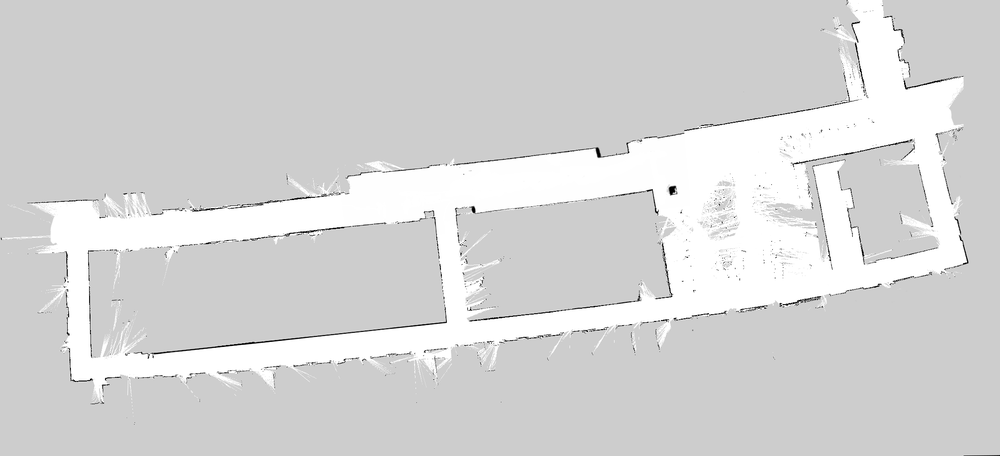
#> input picture utilities_ws/src/RAL/robot_postprocess/maps/INB-3floor/submap_0.pgm, 1000 x 456 px, shrunk from 2200 x 1003 before the run, found by its file name
$ python traj_reconstruction.py
#> lines starting #> are read from the running program, lines starting #| are printed output that depends on the picture
import numpy as np
import pandas as pd
import matplotlib.pyplot as plt
from PIL import Image

# 1. Load Map and Parameters
map_path = '/home/lcastri/git/PeopleFlow/HRISim_docker/HRISim/robot/maps/INB-3floor/submap_0.pgm'
resolution = 0.025
origin = [-14.731968, -13.009910, 0.0]
# SCENARIO = "poster-baseline"
# SCENARIO = "poster-causal"
SCENARIO = "buffet-baseline"
# SCENARIO = "buffet-causal"

try:
    img = Image.open(map_path)
#> img is the input picture: PIL image 1000x456 L; min 0, max 255, mean 213.9
    img_arr = np.array(img)

    # Calculate Extent [xmin, xmax, ymin, ymax]
    # Width * Res + OriginX
    height, width = img_arr.shape
#> height = 456; width = 1000
    xmin = origin[0]
    xmax = origin[0] + width * resolution
#> xmax = 10.27
    ymin = origin[1]
    ymax = origin[1] + height * resolution
#> ymax = -1.61
    extent = [xmin, xmax, ymin, ymax]
#> extent = [-14.73, 10.27, -13.01, -1.61]

    # ROS map_server usually requires flipping the image vertically for display
    # because images are indexed from top-left, but map coordinates are bottom-left.
    img_arr = np.flipud(img_arr)
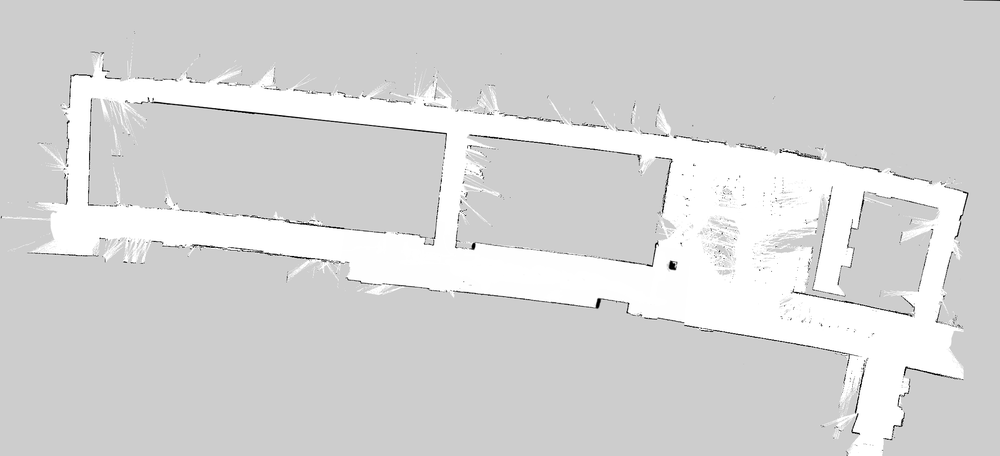
#> img_arr: shape (456, 1000); min 0, max 255, mean 213.9

except Exception as e:
    print(f"Error loading map: {e}")
    img_arr = None

# 1. Setup Waypoints
if SCENARIO == "poster-baseline":
    waypoints = {
        "N": (25.55, 3.82),
        "inb3241": (21.53, 2.91),
        "poster1": (19.38, 2.53),
        "poster2": (16.73, 2.17),
        "tmp": (21.32, 1.98),
        "D": (21.9, 0.5)
    }
    path_sequence = ["N", "inb3241", "poster1", "poster2", "poster1", "tmp", "D"]
elif SCENARIO == "poster-causal":
    waypoints = {
        "N": (25.55, 3.82),
        "O": (26.5, -0.75),
        "E": (26.8, -3.96),
        "D": (20.9, -4.88),
        "C": (10.5, -6),
        "CR": (10.1, -3.12),
        "R": (9.7, 0.234),
        "S": (9.55, 1.17),
        "poster5": (6.10, 0.74),
        "inb3238": (4.37, 0.41),
    }
    path_sequence = ["N", "O", "E", "D", "C", "CR", "R", "S", "poster5", "inb3238"]
elif SCENARIO == "buffet-baseline":
    waypoints = {
        "inb3241": (21.53, 2.91),
        "N": (25.55, 3.82),
        "tmp": (26.07, 1.72),
    }
    path_sequence = ["inb3241", "N", "tmp"]
elif SCENARIO == "buffet-causal":
    waypoints = {
        "inb3241": (21.53, 2.91),
        "N": (25.55, 3.82),
        "M": (27.68, 4.94),
        "LM": (30.62, 5.54),
        "L": (34.23, 6.2),
        "I": (36.16, 4.33),
        "H": (37.75, -2.06),
        "F": (31.84, -3.24),
        "G": (31.55, -1.18),
    }
    path_sequence = ["inb3241", "N", "M", "LM", "L", "I", "H", "F", "G"]


# 2. Parameters
v_max = 0.5   # m/s
accel = 0.25  # m/s^2
dt = 0.1      # 10hz

def get_dist(p1, p2):
    return np.sqrt((p1[0]-p2[0])**2 + (p1[1]-p2[1])**2)

def generate_stop_go_leg(start_pos, end_pos, start_time, leg_name):
    dist_total = get_dist(start_pos, end_pos)

    # Required distance to reach max speed and stop: (v^2/2a) * 2
    d_ramp_theoretical = (v_max**2) / (2 * accel)

    if dist_total < (2 * d_ramp_theoretical):
        # Triangle Profile
        v_peak = np.sqrt(dist_total * accel) # derived from d = 2 * (0.5 * v/a * v/2) ?? No, d = v^2/a
        # actually d = 2 * (0.5 * a * t^2) where t = v/a.  => d = v^2/a => v = sqrt(d*a)
        # But wait, v_peak is reached at midpoint. d_half = 0.5 * dist_total.
        # v_peak = sqrt(2 * a * d_half) = sqrt(a * dist_total). Correct.

        t_ramp = v_peak / accel
        t_flat = 0
        d_acc_actual = 0.5 * dist_total
        d_flat = 0
        t_total = 2 * t_ramp
    else:
        # Trapezoidal Profile
        v_peak = v_max
        t_ramp = v_max / accel
        d_acc_actual = d_ramp_theoretical
        d_flat = dist_total - 2 * d_acc_actual
        t_flat = d_flat / v_max
        t_total = (2 * t_ramp) + t_flat

    times = np.arange(0, t_total + dt, dt)
    data = []

    for t in times:
        if t <= t_ramp:
            # Accel
            v = accel * t
            s = 0.5 * accel * t**2
        elif t <= (t_ramp + t_flat):
            # Cruise
            v = v_peak
            s = d_acc_actual + v_peak * (t - t_ramp)
        elif t <= t_total:
            # Decel
            t_dec_start = t_ramp + t_flat
            t_local = t - t_dec_start
            v = v_peak - (accel * t_local)
            s_decel_start = d_acc_actual + d_flat
            s = s_decel_start + (v_peak * t_local - 0.5 * accel * t_local**2)
        else:
            v = 0
            s = dist_total

        if s > dist_total: s = dist_total
        if v < 0: v = 0

        ratio = s / dist_total if dist_total > 0 else 0
        x = start_pos[0] + ratio * (end_pos[0] - start_pos[0])
        y = start_pos[1] + ratio * (end_pos[1] - start_pos[1])

        data.append({
            "time": round(start_time + t, 2),
            "x": round(x, 4),
            "y": round(y, 4),
            "v": round(v, 4),
            "leg": leg_name
        })

    return data, start_time + t_total

# 3. Build Full Mission
full_data = []
curr_time = 0.0

for i in range(len(path_sequence) - 1):
    leg_res, end_t = generate_stop_go_leg(
        waypoints[path_sequence[i]],
        waypoints[path_sequence[i+1]],
        curr_time,
        f"{path_sequence[i]}->{path_sequence[i+1]}"
    )
    if full_data:
        full_data.extend(leg_res[1:]) # stitch
    else:
        full_data.extend(leg_res)
    curr_time = end_t

# Save
df = pd.DataFrame(full_data)
df.to_csv(f'tiago_path-{SCENARIO}.csv', index=False)
print(f"CSV Saved as tiago_path-{SCENARIO}.csv")

# 3. Plotting
plt.figure(figsize=(12, 12))

if img_arr is not None:
    plt.imshow(img_arr, cmap='gray', extent=extent, origin='lower', alpha=0.6)

# Plot Trajectory
plt.plot(df['x'], df['y'], 'b-', linewidth=2, label='Tiago Path')

# Plot Waypoints for context
for pid, coord in waypoints.items():
    plt.scatter(coord[0], coord[1], c='red', s=40, zorder=5)
    plt.annotate(pid, (coord[0], coord[1]), xytext=(5,5), textcoords='offset points', color='darkred', weight='bold')

plt.title("Tiago Trajectory Overlay on Map")
plt.xlabel("X (meters)")
plt.ylabel("Y (meters)")
plt.legend()
plt.grid(False) # Grid usually looks messy on top of a map
# Zoom into the relevant area to make it readable
# Get bounds of trajectory with some padding
x_min_t, x_max_t = df['x'].min(), df['x'].max()
y_min_t, y_max_t = df['y'].min(), df['y'].max()
pad = 5.0
plt.xlim(x_min_t - pad, x_max_t + pad)
plt.ylim(y_min_t - pad, y_max_t + pad)
plt.show()
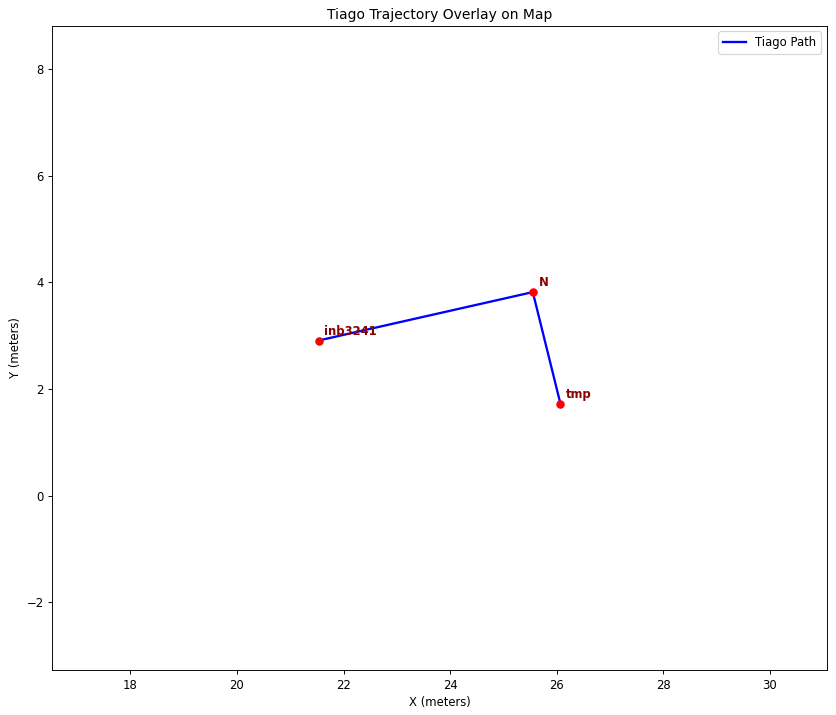
#> figure drawn by matplotlib, 1 panel
